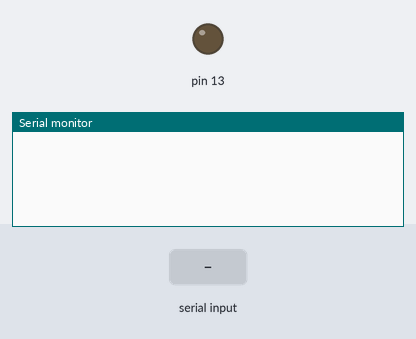
The sketch below on a simulated Arduino Uno, built with avr-gcc and run on an emulated ATmega328P. On the bench: output pins drawn as LEDs (lit = HIGH), the last lines printed to the serial monitor. Inputs (shaded band) come from the test bench.

Above: at 1.2 s.
1.3 s: "1\n" received over the second serial link
At 1.31 s:
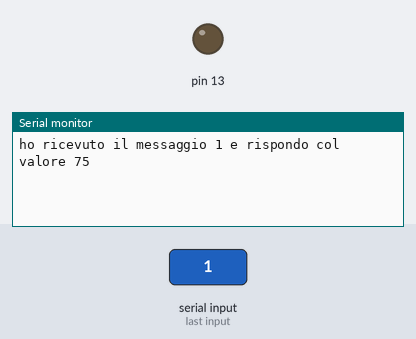
At 1.8 s:
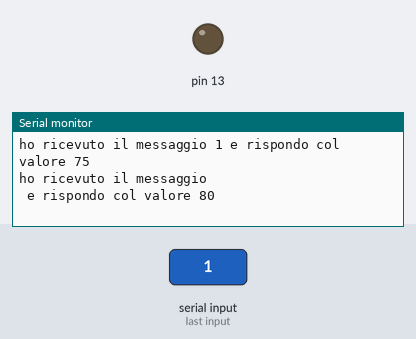

Measured:
- after the input at 1.3 s, the serial monitor: prints a new line at once (image 1)

The sketch:

bluetoothCode.ino
```cpp
#include <SoftwareSerial.h>
#include <String.h>

/*
  ARDUINO --------------- HC-05
  3.3V                    3.3V
  GND                     GND
  10                      TX
  11                      RX
*/

SoftwareSerial BTserial(10, 11); // RX | TX

char data = 0;
int random_number = -1;
char status = 0;
String values [] = {"75","80","85","90","95","100","105","110","115","120","125","130","135","140","145","150"}; // 0 to 15 (16 total)
void setup()
{
    Serial.begin(9600);
    BTserial.begin(9600);
    pinMode(13, OUTPUT);
    randomSeed(analogRead(0));
}
void loop()
{
   if(BTserial.available() > 0)
   {

      data = BTserial.read();
      if(status == 0) {
         status = 1;
         digitalWrite(13, HIGH);
      }
      else if(status == 1) {
         status = 0;
         digitalWrite(13, LOW);
      }

      random_number++;
      if (random_number == 16)
        random_number = 0;
      Serial.print("ho ricevuto il messaggio ");
      Serial.print(data);
      Serial.print(" e rispondo col valore ");
      Serial.print(values[random_number]);
      Serial.print("\n");

      BTserial.print(values[random_number]);
      BTserial.print("*");
   }
}
```
